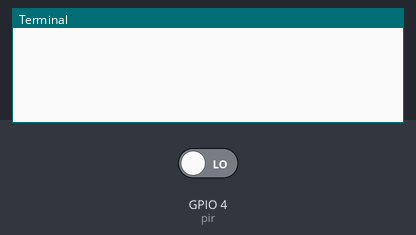
A program run on a simulated Raspberry Pi (BCM pin numbers). Shown: the last lines printed to the terminal. The test bench sets the inputs (shaded band); at power-on: GPIO 4 (pir) LOW. The camera gives no picture and a still takes 0.5 s.

Above: at 3.2 s.
3.3 s: GPIO 4 (pir) driven HIGH
At 3.7 s:
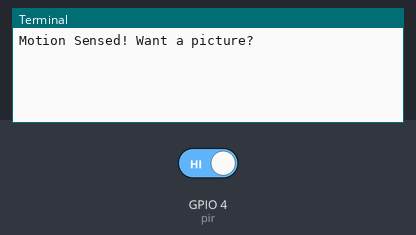
At 5.0 s:
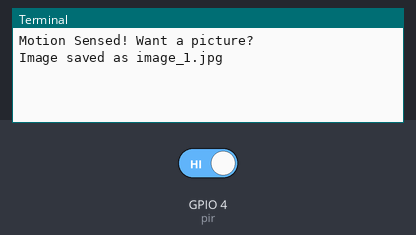

The program:

secure_motion.py
```python
"""
This code reads data from a HC-SR501 motion sensor and saves images to
a local "images" filder when motion is detected.


Refrence tutorial for learn RasPi camera implentation:
    https://projects.raspberrypi.org/en/projects/getting-started-with-picamera
"""


from gpiozero import MotionSensor
from picamera2 import Picamera2
from pathlib import Path
from time import sleep

pir = MotionSensor(4)
camera = Picamera2()
camera.configure(camera.create_still_configuration())
camera.start()
sleep(2)

folder = Path.home() / "Desktop" / "images"
folder.mkdir(exist_ok=True)

number = 1
while (folder / f"image_{number}.jpg").exists():
    number += 1

# picture is taken a at the time that motion is detected
while True:
    pir.wait_for_motion()
    print("Motion Sensed! Want a picture?")

    name = f"image_{number}.jpg"
    camera.capture_file(str(folder / name))

    print(f"Image saved as {name}")

    number += 1
    pir.wait_for_no_motion()
```

Measured:
- after the input at 3.3 s, the terminal: prints a new line at once (image 1)
